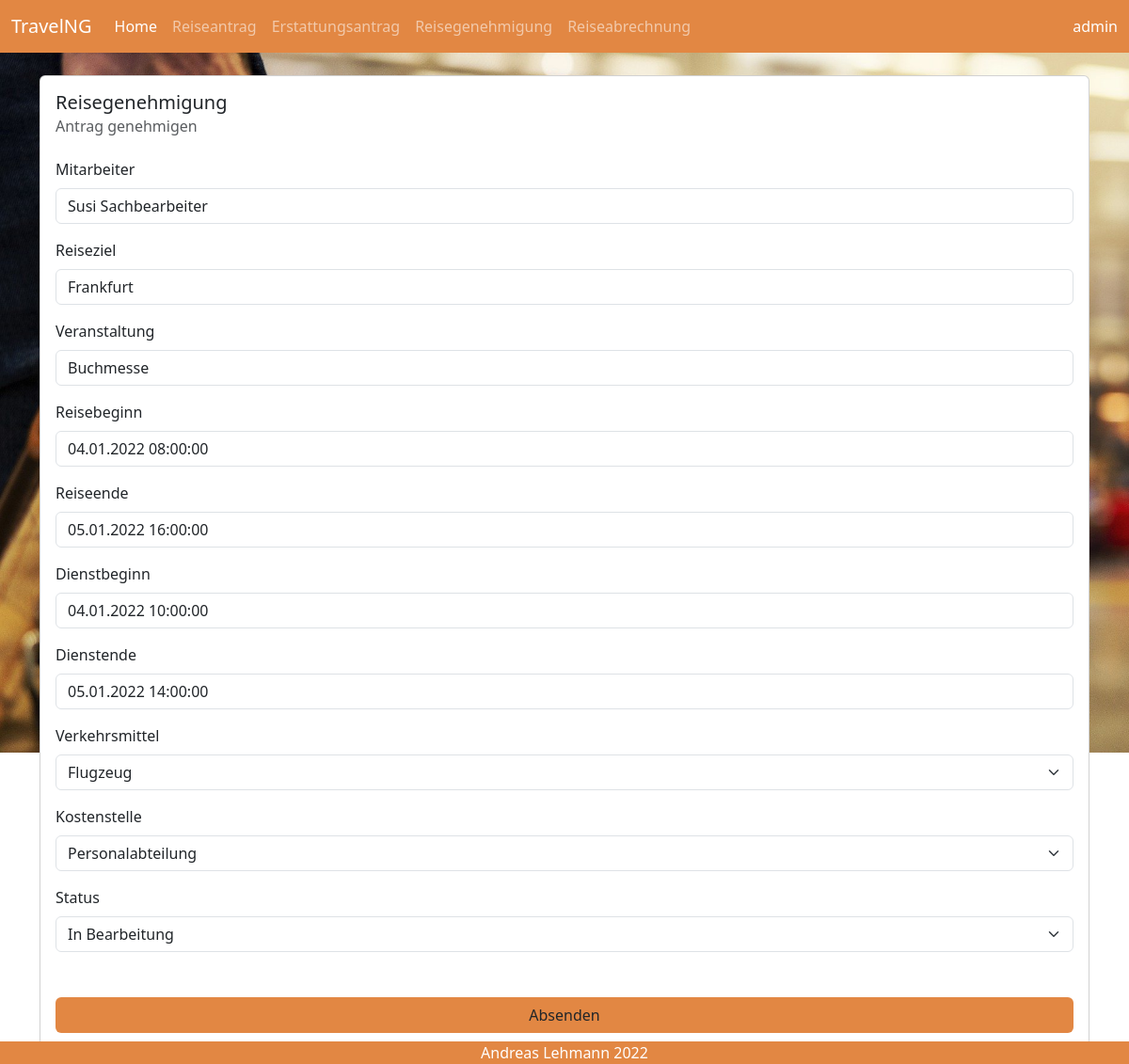
The app's page /Auth/Edit/47 (signed in) with its own data.
### travel/models.py (models this page shows, shortened)
class TravelRequest(models.Model):
    STATUS_CHOICES = [('In Bearbeitung', 'In Bearbeitung'),
                      ('Genehmigt', 'Genehmigt'),
                      ]
    username = models.CharField(max_length=50, null=True, blank=False)
    employee = models.CharField(max_length=50, null=True, blank=False)
    destination = models.CharField(max_length=50, blank=False)
    event = models.CharField(max_length=50, blank=False)
    journey_start = models.DateTimeField(default='01.01.2022 08:00', blank=False)
    journey_end = models.DateTimeField(default='01.01.2022 08:00', blank=False)
    event_start = models.DateTimeField(default='01.01.2022 08:00', blank=False)
    event_end = models.DateTimeField(default='01.01.2022 08:00', blank=False)
    transport = models.ForeignKey(Transport, on_delete=models.SET_NULL, null=True, blank=False)
    cost_center = models.ForeignKey(CostCenter, on_delete=models.SET_NULL, null=True, blank=False)
    status = models.CharField(default='In Bearbeitung', max_length=30, choices=STATUS_CHOICES)
    class Meta:
        permissions = [
            (
                'is_supervisor', 'can access auth page'
            )
        ]

### travel/views.py (the view)
# urls.py: re_path(r'^Auth/Edit/(?P<pk>[0-9]+)/?$', travel.views.travel_auth_details, name="editTravelAuth"),
@login_required
def travel_auth_details(request, pk=None):
    page_title = 'Reisegenehmigung'
    sub_title = 'Antrag genehmigen'
    if pk is None:
        travel_requests = TravelRequest.objects.all().order_by('journey_start')
        return render(request, 'travel/travelAuth.html',
                      {'page_title': page_title, 'sub_title': sub_title, 'travel_requests': travel_requests})
    tr = get_object_or_404(TravelRequest, pk=pk)
    if request.method == 'POST':
        form = AuthForm(request.POST, instance=tr)
        if form.is_valid():
            form.save()
            messages.success(request, 'Gespeichert')
            return HttpResponseRedirect(reverse('home'))
        else:
            messages.error(request, 'Bitte Fehler korrigieren')
    else:
        form = AuthForm(instance=tr)
    return render(request, 'travel/travelForm.html',
                  {'page_title': page_title, 'sub_title': sub_title, 'form': form})

### travel/forms.py
class AuthForm(ModelForm):
    class Meta:
        model = TravelRequest
        labels = {
            'employee': 'Mitarbeiter',
            'destination': 'Reiseziel',
            'event': 'Veranstaltung',
            'cost_center': 'Kostenstelle',
            'journey_start': 'Reisebeginn',
            'journey_end': 'Reiseende',
            'event_start': 'Dienstbeginn',
            'event_end': 'Dienstende',
            'transport': 'Verkehrsmittel'
        }
        exclude = ['username']
        widgets = {
            'employee': TextInput(attrs={'readonly': 'readonly'}),
            'destination': TextInput(attrs={'readonly': 'readonly'}),
            'event': TextInput(attrs={'readonly': 'readonly'}),
            'cost_center': Select(attrs={'readonly': 'readonly'}),
            'journey_start': DateTimeInput(attrs={'readonly': 'readonly'}),
            'journey_end': DateTimeInput(attrs={'readonly': 'readonly'}),
            'event_start': DateTimeInput(attrs={'readonly': 'readonly'}),
            'event_end': DateTimeInput(attrs={'readonly': 'readonly'}),
            'transport': Select(attrs={'readonly': 'readonly'})
        }

### travel/models.py (called while the page is built)
    def __str__(self):
        return f'{self.department}'

    def __str__(self):
        return f'{self.vehicle}'

### templates/travel/travelForm.html (shortened to what this page needs)
{% extends 'travel/base.html' %}
{% load bootstrap5 bootstrap_icons %}
{% block content %}
    <div class="container">
        <div class="card" style="width: 100%;">
            <div class="card-body">
                <h5 class="card-title">{{ page_title }}</h5>
                <h6 class="card-subtitle mb-2 text-muted">{{ sub_title }}</h6>
                <form action="" enctype="multipart/form-data" method="post" class="form-horizontal mt-4">
                    {% bootstrap_form form layout='horizontal' %}
                    <div class="d-grid gap-2 mx-auto mt-5">
                        <button type="submit" class="btn" style="background-color: #e28743;">Absenden</button>
                    </div>
                </form>
            </div>
        </div>
    </div>
{% endblock %}

### templates/travel/base.html (shortened to what this page needs)
{% load bootstrap5 bootstrap_icons %}
{% bootstrap_css %}
{% load static %}
<link rel="stylesheet" href="{% static 'bootstrap_icons/css/bootstrap_icons.css' %}">
<!DOCTYPE html>
<html lang="en">
<head>
</head>
<body>
<div class="bg-image" style="background-image: url('{% static 'travel-g774051fb3_1920.jpg' %}');
        height: 100vh;
        background-size: cover;
        background-repeat: no-repeat;
        "
>
    {% block navigation %}
        <nav class="navbar navbar-expand-lg navbar-dark mb-4" style="background-color: #e28743;">
            <div class="container-fluid">
                <a class="navbar-brand" href="#">{% md_icon 'earth' %}TravelNG</a>
                <ul class="navbar-nav me-auto mb-2 mb-lg-0">
                    <li class="nav-item">
                        <a class="nav-link active" aria-current="page"
                           href="{% url 'home' %}">{% bs_icon 'house' %}Home</a>
                    </li>
                    <li class="nav-item">
                        <a class="nav-link"
                           href="{% url 'addTravelRequest' %}">{% bs_icon 'airplane' %}Reiseantrag</a>
                    </li>
                    <li class="nav-item">
                        <a class="nav-link"
                           href="{% url 'travelInvoice' %}">{% bs_icon 'bank' %}Erstattungsantrag</a>
                    </li>
                    {% if perms.travel.is_supervisor %}
                        <li class="nav-item">
                            <a class="nav-link"
                               href="{% url 'travelAuth' %}">{% bs_icon 'bag-check' %}Reisegenehmigung</a>
                        </li>
                    {% endif %}
                    {% if perms.travel.is_clerk %}
                        <li class="nav-item">
                            <a class="nav-link"
                               href="{% url 'travelInvoiceRefund' %}">{% bs_icon 'cash-coin' %}Reiseabrechnung</a>
                        </li>
                    {% endif %}
                </ul>
                <a class="nav-link text-white" href="{% url 'logout' %}">{% bs_icon 'person' %}{{ user.username }}</a>
            </div>
        </nav>
    {% endblock %}
    {% block content %}{% endblock %}
</div>
</body>
{% block footer %}
    <div class="text-center text-white fixed-bottom" style="background-color: #e28743;">{% bs_icon 'c-circle' %}Andreas
        Lehmann 2022
    </div>
{% endblock %}
</html>

### records on screen
TravelRequest: employee "Susi Sachbearbeiter", destination "Frankfurt", event "Buchmesse", journey_start "04.01.2022 08:00:00", journey_end "05.01.2022 16:00:00", event_start "04.01.2022 10:00:00", event_end "05.01.2022 14:00:00", transport "Flugzeug", cost_center "Personalabteilung", status "In Bearbeitung"

### other values on screen
{{ user.username }} "admin"
{{ page_title }} "Reisegenehmigung"
{{ sub_title }} "Antrag genehmigen"
